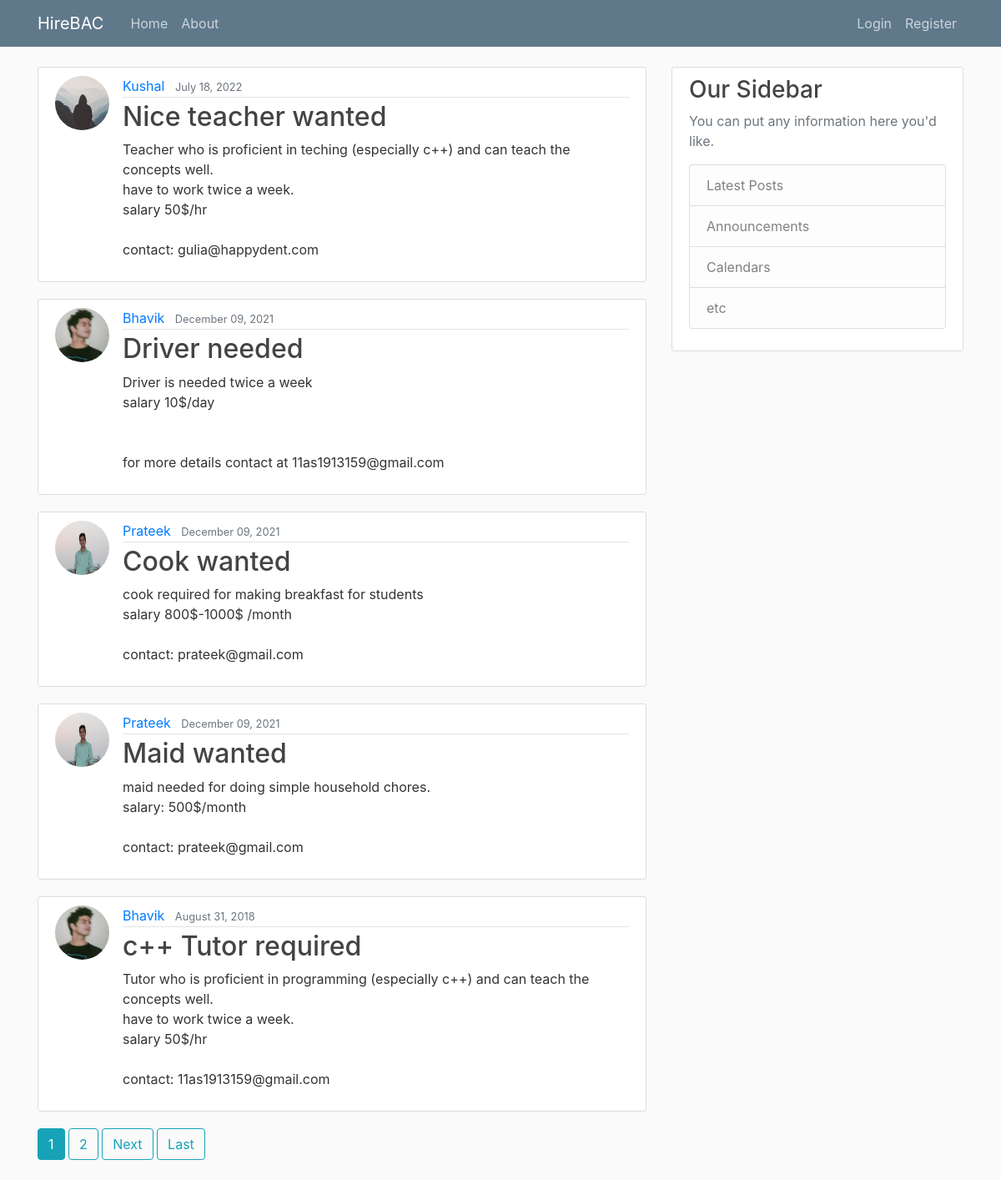
The page / on the database its author committed.
### blog/models.py (models this page shows, shortened)
class Post(models.Model):
    title = models.CharField(max_length=100)
    content = models.TextField()
    date_posted = models.DateTimeField(default=timezone.now)
    author = models.ForeignKey(User, on_delete=models.CASCADE)

### users/models.py (models this page shows, shortened)
class Profile(models.Model):
    user = models.OneToOneField(User, on_delete=models.CASCADE)
    image = models.ImageField(default='default.jpg', upload_to='profile_pics')

### blog/views.py (the view)
# urls.py: path('', PostListView.as_view(), name='blog-home'),
class PostListView(ListView):
    model = Post
    template_name = 'blog/home.html'  # <app>/<model>_<viewtype>.html
    context_object_name = 'posts'
    ordering = ['-date_posted']
    paginate_by = 5

### blog/templates/blog/home.html (shortened to what this page needs)
{% extends "blog/base.html" %}
{% block content %}
    {% for post in posts %}
        <article class="media content-section">
          <img class="rounded-circle article-img" src="{{ post.author.profile.image.url }}">
          <div class="media-body">
            <div class="article-metadata">
              <a class="mr-2" href="{% url 'user-posts' post.author.username %}">{{ post.author }}</a>
              <small class="text-muted">{{ post.date_posted|date:"F d, Y" }}</small>
            </div>
            <h2><a class="article-title" href="{% url 'post-detail' post.id %}">{{ post.title }}</a></h2>
            <p class="article-content">{{ post.content }}</p>
          </div>
        </article>
    {% endfor %}
    {% if is_paginated %}
      {% for num in page_obj.paginator.page_range %}
        {% if page_obj.number == num %}
          <a class="btn btn-info mb-4" href="?page={{ num }}">{{ num }}</a>
        {% elif num > page_obj.number|add:'-3' and num < page_obj.number|add:'3' %}
          <a class="btn btn-outline-info mb-4" href="?page={{ num }}">{{ num }}</a>
        {% endif %}
      {% endfor %}
      {% if page_obj.has_next %}
        <a class="btn btn-outline-info mb-4" href="?page={{ page_obj.next_page_number }}">Next</a>
        <a class="btn btn-outline-info mb-4" href="?page={{ page_obj.paginator.num_pages }}">Last</a>
      {% endif %}
    {% endif %}
{% endblock content %}

### blog/templates/blog/base.html (shortened to what this page needs)
{% load static %}
<!DOCTYPE html>
<html>
<head>
    <link rel="stylesheet" href="https://maxcdn.bootstrapcdn.com/bootstrap/4.0.0/css/bootstrap.min.css">
    <link rel="stylesheet" type="text/css" href="{% static 'blog/main.css' %}">
</head>
<body>
    <header class="site-header">
      <nav class="navbar navbar-expand-md navbar-dark bg-steel fixed-top">
        <div class="container">
          <a class="navbar-brand mr-4" href="{% url 'blog-home' %}">HireBAC</a>
          <div class="collapse navbar-collapse" id="navbarToggle">
            <div class="navbar-nav mr-auto">
              <a class="nav-item nav-link" href="{% url 'blog-home' %}">Home</a>
              <a class="nav-item nav-link" href="{% url 'blog-about' %}">About</a>
            </div>
            <div class="navbar-nav">
              {% if user.is_authenticated %}
                <a class="nav-item nav-link" href="{% url 'post-create' %}">New Post</a>
                <a class="nav-item nav-link" href="{% url 'profile' %}">Profile</a>
                <a class="nav-item nav-link" href="{% url 'logout' %}">Logout</a>
              {% else %}
                <a class="nav-item nav-link" href="{% url 'login' %}">Login</a>
                <a class="nav-item nav-link" href="{% url 'register' %}">Register</a>
              {% endif %}
            </div>
          </div>
        </div>
      </nav>
    </header>
    <main role="main" class="container">
      <div class="row">
        <div class="col-md-8">
          {% block content %}{% endblock %}
        </div>
        <div class="col-md-4">
          <div class="content-section">
            <h3>Our Sidebar</h3>
            <p class='text-muted'>You can put any information here you'd like.
              <ul class="list-group">
                <li class="list-group-item list-group-item-light">Latest Posts</li>
                <li class="list-group-item list-group-item-light">Announcements</li>
                <li class="list-group-item list-group-item-light">Calendars</li>
                <li class="list-group-item list-group-item-light">etc</li>
              </ul>
            </p>
          </div>
        </div>
      </div>
    </main>
</body>
</html>

### blog/static/blog/main.css (style rules this page uses)
body { background: #fafafa; color: #333333; margin-top: 5rem; }
h1, h2, h3, h4, h5, h6 { color: #444444; }
ul { margin: 0; }
.bg-steel { background-color: #5f788a; }
.site-header .navbar-nav .nav-link { color: #cbd5db; }
.content-section { background: #ffffff; padding: 10px 20px; border: 1px solid #dddddd; border-radius: 3px; margin-bottom: 20px; }
.article-title { color: #444444; }
.article-content { white-space: pre-line; }
.article-img { height: 65px; width: 65px; margin-right: 16px; }
.article-metadata { padding-bottom: 1px; margin-bottom: 4px; border-bottom: 1px solid #e3e3e3 }

### rows shown on the page
Post: author.profile.image (placeholder picture), author "Kushal", date_posted "July 18, 2022", title "Nice teacher wanted", content "Teacher who is proficient in teching (especially c++) and can teach the concepts well. have to work twice a week. salary 50$/hr contact: gulia@happydent.com"
Post: author.profile.image (picture), author "Bhavik", date_posted "December 09, 2021", title "Driver needed", content "Driver is needed twice a week salary 10$/day for more details contact at 11as1913159@gmail.com"
Post: author.profile.image (picture), author "Prateek", date_posted "December 09, 2021", title "Cook wanted", content "cook required for making breakfast for students salary 800$-1000$ /month contact: prateek@gmail.com"
Post: author.profile.image (picture), author "Prateek", date_posted "December 09, 2021", title "Maid wanted", content "maid needed for doing simple household chores. salary: 500$/month contact: prateek@gmail.com"
Post: author.profile.image (picture), author "Bhavik", date_posted "August 31, 2018", title "c++ Tutor required", content "Tutor who is proficient in programming (especially c++) and can teach the concepts well. have to work twice a week. salary 50$/hr contact: 11as1913159@gmail.com"

### other values the page prints
{{ num }} "1"
{{ num }} "2"
